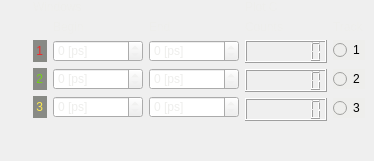
            <widget class="QWidget" name="horizontalWidget" native="true">
             <layout class="QHBoxLayout" name="horizontalLayout_28">
              <property name="leftMargin">
               <number>9</number>
              </property>
              <property name="topMargin">
               <number>0</number>
              </property>
              <property name="rightMargin">
               <number>9</number>
              </property>
              <property name="bottomMargin">
               <number>0</number>
              </property>
              <item>
               <widget class="QCustomPlot" name="PlotC" native="true">
                <property name="sizePolicy">
                 <sizepolicy hsizetype="Expanding" vsizetype="Expanding">
                  <horstretch>0</horstretch>
                  <verstretch>0</verstretch>
                 </sizepolicy>
                </property>
                <layout class="QVBoxLayout" name="verticalLayout_38"/>
               </widget>
              </item>
              <item>
               <layout class="QVBoxLayout" name="verticalLayout_39">
                <item>
                 <widget class="QLabel" name="label_78">
                  <property name="styleSheet">
                   <string notr="true">color: rgb(238, 238, 236);</string>
                  </property>
                  <property name="text">
                   <string>Windows</string>
                  </property>
                 </widget>
                </item>
                <item>
                 <layout class="QGridLayout" name="gridLayout_3">
                  <item row="1" column="1">
                   <widget class="QSpinBox" name="BegC1">
                    <property name="styleSheet">
                     <string notr="true">color: rgb(238, 238, 236);</string>
                    </property>
                    <property name="suffix">
                     <string> [ps]</string>
                    </property>
                    <property name="maximum">
                     <number>200000</number>
                    </property>
                    <property name="singleStep">
                     <number>100</number>
                    </property>
                   </widget>
                  </item>
                  <item row="3" column="0">
                   <widget class="QLabel" name="label_83">
                    <property name="styleSheet">
                     <string notr="true">background-color: rgb(136, 138, 133);
color: rgb(252, 233, 79);</string>
                    </property>
                    <property name="text">
                     <string> 3 </string>
                    </property>
                   </widget>
                  </item>
                  <item row="2" column="0">
                   <widget class="QLabel" name="label_84">
                    <property name="styleSheet">
                     <string notr="true">background-color: rgb(136, 138, 133);
color: rgb(115, 210, 22);</string>
                    </property>
                    <property name="text">
                     <string> 2 </string>
                    </property>
                   </widget>
                  </item>
                  <item row="2" column="2">
                   <widget class="QSpinBox" name="EndC2">
                    <property name="styleSheet">
                     <string notr="true">color: rgb(238, 238, 236);</string>
                    </property>
                    <property name="suffix">
                     <string> [ps]</string>
                    </property>
                    <property name="maximum">
                     <number>200000</number>
                    </property>
                    <property name="singleStep">
                     <number>100</number>
                    </property>
                   </widget>
                  </item>
                  <item row="0" column="0">
                   <widget class="QLabel" name="label_80">
                    <property name="text">
                     <string/>
                    </property>
                   </widget>
                  </item>
                  <item row="0" column="1">
                   <widget class="QLabel" name="label_81">
                    <property name="styleSheet">
                     <string notr="true">color: rgb(238, 238, 236);</string>
                    </property>
                    <property name="text">
                     <string>Begin</string>
                    </property>
                   </widget>
                  </item>
                  <item row="0" column="2">
                   <widget class="QLabel" name="label_79">
                    <property name="styleSheet">
                     <string notr="true">color: rgb(238, 238, 236);</string>
                    </property>
                    <property name="text">
                     <string>End</string>
                    </property>
                   </widget>
                  </item>
                  <item row="1" column="0">
                   <widget class="QLabel" name="label_82">
                    <property name="styleSheet">
                     <string notr="true">color: rgb(239, 41, 41);
background-color: rgb(136, 138, 133);</string>
                    </property>
                    <property name="text">
                     <string> 1 </string>
                    </property>
                   </widget>
                  </item>
                  <item row="2" column="1">
                   <widget class="QSpinBox" name="BegC2">
                    <property name="styleSheet">
                     <string notr="true">color: rgb(238, 238, 236);</string>
                    </property>
                    <property name="suffix">
                     <string> [ps]</string>
                    </property>
                    <property name="maximum">
                     <number>200000</number>
                    </property>
                    <property name="singleStep">
                     <number>100</number>
                    </property>
                   </widget>
                  </item>
                  <item row="3" column="1">
                   <widget class="QSpinBox" name="BegC3">
                    <property name="styleSheet">
                     <string notr="true">color: rgb(238, 238, 236);</string>
                    </property>
                    <property name="suffix">
                     <string> [ps]</string>
                    </property>
                    <property name="maximum">
                     <number>200000</number>
                    </property>
                    <property name="singleStep">
                     <number>100</number>
                    </property>
                   </widget>
                  </item>
                  <item row="3" column="2">
                   <widget class="QSpinBox" name="EndC3">
                    <property name="styleSheet">
                     <string notr="true">color: rgb(238, 238, 236);</string>
                    </property>
                    <property name="suffix">
                     <string> [ps]</string>
                    </property>
                    <property name="maximum">
                     <number>200000</number>
                    </property>
                    <property name="singleStep">
                     <number>100</number>
                    </property>
                   </widget>
                  </item>
                  <item row="1" column="2">
                   <widget class="QSpinBox" name="EndC1">
                    <property name="styleSheet">
                     <string notr="true">color: rgb(238, 238, 236);</string>
                    </property>
                    <property name="suffix">
                     <string> [ps]</string>
                    </property>
                    <property name="maximum">
                     <number>200000</number>
                    </property>
                    <property name="singleStep">
                     <number>100</number>
                    </property>
                   </widget>
                  </item>
                 </layout>
                </item>
                <item>
                 <spacer name="verticalSpacer_5">
                  <property name="orientation">
                   <enum>Qt::Vertical</enum>
                  </property>
                  <property name="sizeHint" stdset="0">
                   <size>
                    <width>20</width>
                    <height>40</height>
                   </size>
                  </property>
                 </spacer>
                </item>
               </layout>
              </item>
              <item>
               <layout class="QVBoxLayout" name="verticalLayout_37">
                <item>
                 <widget class="QLabel" name="label_87">
                  <property name="styleSheet">
                   <string notr="true">color: rgb(238, 238, 236);</string>
                  </property>
                  <property name="text">
                   <string>Plot C</string>
                  </property>
                 </widget>
                </item>
                <item>
                 <layout class="QFormLayout" name="formLayout_5">
                  <item row="0" column="0">
                   <widget class="QLabel" name="label_85">
                    <property name="styleSheet">
                     <string notr="true">color: rgb(238, 238, 236);</string>
                    </property>
                    <property name="text">
                     <string>Counts</string>
                    </property>
                   </widget>
                  </item>
                  <item row="0" column="1">
                   <widget class="QLabel" name="label_86">
                    <property name="styleSheet">
                     <string notr="true">color: rgb(238, 238, 236);</string>
                    </property>
                    <property name="text">
                     <string>Track</string>
                    </property>
                   </widget>
                  </item>
                  <item row="1" column="0">
                   <widget class="QLCDNumber" name="countC1">
                    <property name="digitCount">
                     <number>7</number>
                    </property>
                   </widget>
                  </item>
                  <item row="1" column="1">
                   <widget class="QRadioButton" name="trackC1">
                    <property name="sizePolicy">
                     <sizepolicy hsizetype="Minimum" vsizetype="Fixed">
                      <horstretch>0</horstretch>
                      <verstretch>0</verstretch>
                     </sizepolicy>
                    </property>
                    <property name="minimumSize">
                     <size>
                      <width>0</width>
                      <height>0</height>
                     </size>
                    </property>
                    <property name="maximumSize">
                     <size>
                      <width>16777215</width>
                      <height>16777215</height>
                     </size>
                    </property>
                    <property name="styleSheet">
                     <string notr="true">background-color: rgb(238, 238, 236);</string>
                    </property>
                    <property name="text">
                     <string>1</string>
                    </property>
                   </widget>
                  </item>
                  <item row="2" column="0">
                   <widget class="QLCDNumber" name="countC2">
                    <property name="digitCount">
                     <number>7</number>
                    </property>
                   </widget>
                  </item>
                  <item row="2" column="1">
                   <widget class="QRadioButton" name="trackC2">
                    <property name="styleSheet">
                     <string notr="true">background-color: rgb(238, 238, 236);</string>
                    </property>
                    <property name="text">
                     <string>2</string>
                    </property>
                   </widget>
                  </item>
                  <item row="3" column="0">
                   <widget class="QLCDNumber" name="countC3">
                    <property name="digitCount">
                     <number>7</number>
                    </property>
                   </widget>
                  </item>
                  <item row="3" column="1">
                   <widget class="QRadioButton" name="trackC3">
                    <property name="styleSheet">
                     <string notr="true">background-color: rgb(238, 238, 236);</string>
                    </property>
                    <property name="text">
                     <string>3</string>
                    </property>
                   </widget>
                  </item>
                 </layout>
                </item>
                <item>
                 <spacer name="verticalSpacer_6">
                  <property name="orientation">
                   <enum>Qt::Vertical</enum>
                  </property>
                  <property name="sizeHint" stdset="0">
                   <size>
                    <width>20</width>
                    <height>40</height>
                   </size>
                  </property>
                 </spacer>
                </item>
               </layout>
              </item>
             </layout>
            </widget>
